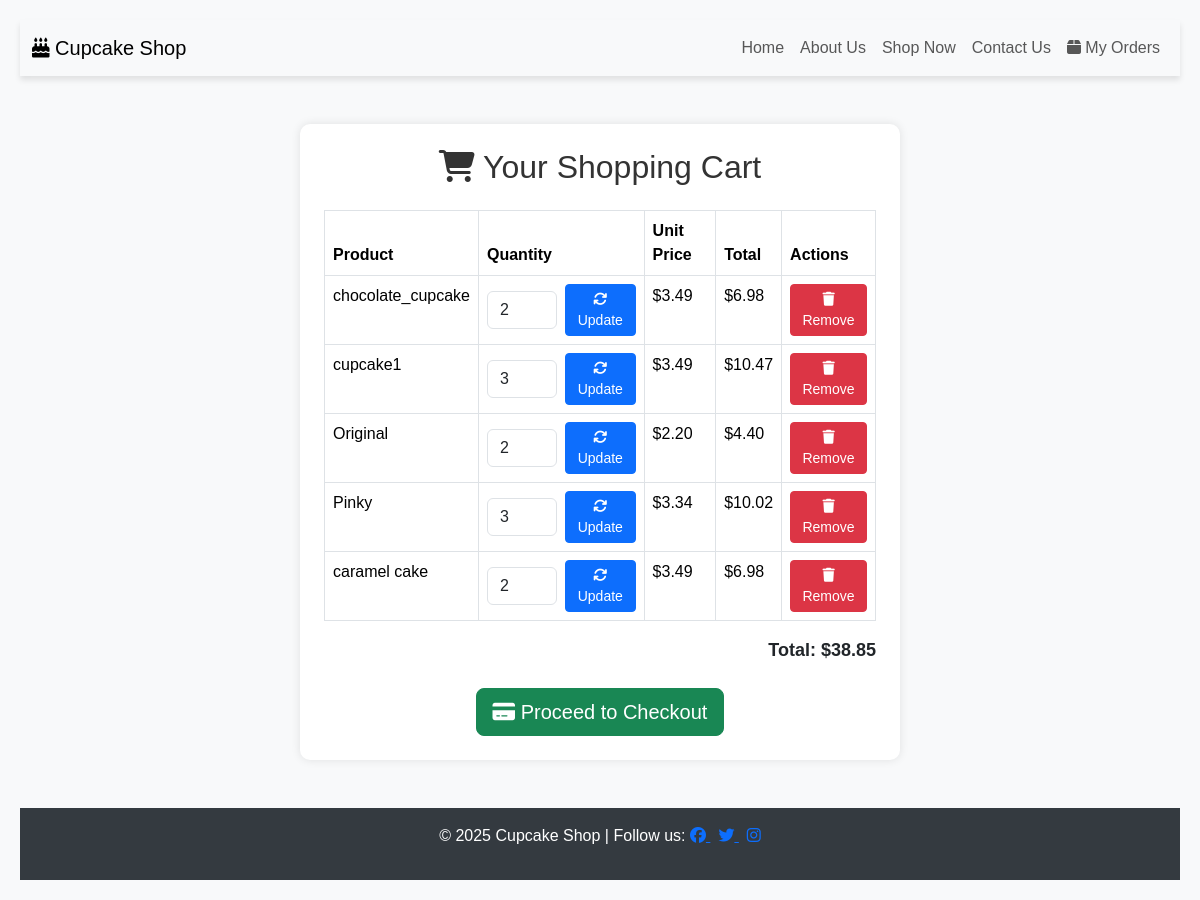
Page /cart/ (signed in) on the earlier database version.
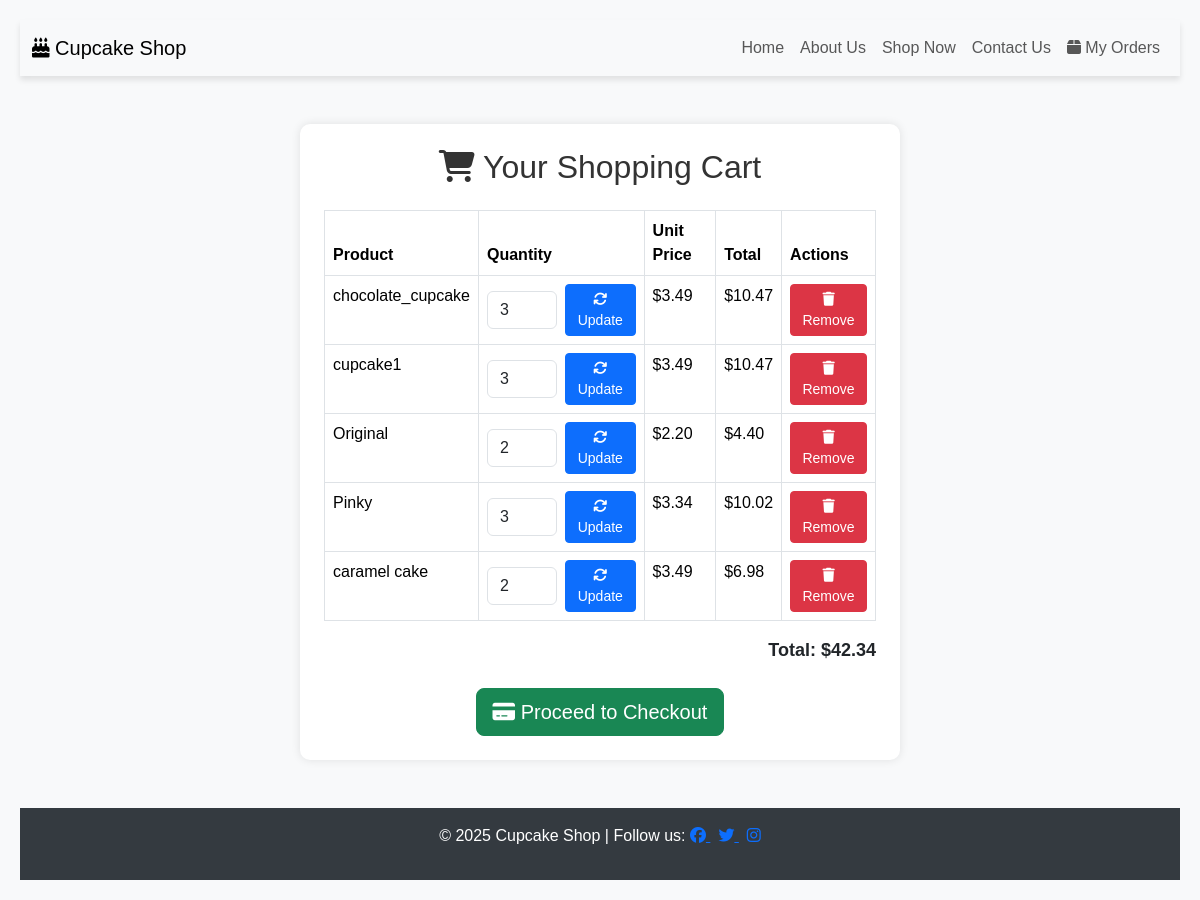
Same page on the later database version.
### shop/models.py (models this page shows, shortened)
class CartItem(models.Model):
    cart = models.ForeignKey(Cart, on_delete=models.CASCADE, related_name="items")
    cupcake = models.ForeignKey('Cupcake', on_delete=models.CASCADE)
    quantity = models.PositiveIntegerField(default=1)
    class Meta:
        unique_together = ('cart', 'cupcake')  # Ensures no duplicate items
    @property
    def total_price(self):
        return self.cupcake.price * self.quantity

class Cupcake(models.Model):
    name = models.CharField(max_length=100)
    description = models.TextField()
    price = models.DecimalField(max_digits=6, decimal_places=2)
    category = models.ForeignKey(
        Category, on_delete=models.CASCADE, related_name="cupcakes"
    )
    image = models.ImageField(upload_to="cupcakes/")
    created_at = models.DateTimeField(auto_now_add=True)

### shop/views.py (the view)
# urls.py: path('cart/', views.view_cart, name='view_cart'),
@login_required
def view_cart(request):
    cart = Cart.objects.filter(user=request.user).first()
    if cart:
        cart_items = CartItem.objects.filter(cart=cart)
        total_price = sum(item.cupcake.price * item.quantity for item in cart_items)
    else:
        cart_items = []
        total_price = 0
    return render(request, 'shop/cart.html', {'cart_items': cart_items, 'total_price': total_price})

### shop/templates/shop/cart.html (shortened to what this page needs)
{% extends "base.html" %}
{% block content %}
<div class="container">
    <div class="cart-container p-4">
        <h2 class="text-center mb-4"><i class="fa-solid fa-shopping-cart"></i> Your Shopping Cart</h2>
        {% if cart_items %}
        <table class="table table-bordered text-center">
            <thead>
                <tr>
                    <th>Product</th>
                    <th>Quantity</th>
                    <th>Unit Price</th>
                    <th>Total</th>
                    <th>Actions</th>
                </tr>
            </thead>
            <tbody>
                {% for item in cart_items %}
                <tr>
                    <td>{{ item.cupcake.name }}</td>
                    <td>
                        <form action="{% url 'update_cart' item.id %}" method="POST" class="d-flex align-items-center">
                            <input type="number" name="quantity" value="{{ item.quantity }}" min="1" class="form-control me-2" style="width: 70px;">
                            <button type="submit" class="btn btn-primary btn-sm">
                                <i class="fa-solid fa-refresh"></i> Update
                            </button>
                        </form>
                    </td>
                    <td>${{ item.cupcake.price|floatformat:2 }}</td>
                    <td>${{ item.total_price|floatformat:2 }}</td>
                    <td>
                        <a href="{% url 'remove_from_cart' item.id %}" class="btn btn-danger btn-sm">
                            <i class="fa-solid fa-trash"></i> Remove
                        </a>
                    </td>
                </tr>
                {% endfor %}
            </tbody>
        </table>
        <div class="total">Total: ${{ total_price|floatformat:2 }}</div>
        <div class="text-center mt-4">
            <a href="{% url 'checkout' %}" class="btn btn-success btn-lg">
                <i class="fa-solid fa-credit-card"></i> Proceed to Checkout
            </a>
        </div>
        {% else %}
        <p class="text-center">Your cart is empty. <a href="{% url 'shop' %}" class="text-primary">Continue shopping</a>.</p>
        {% endif %}
    </div>
</div>
{% endblock %}

Differences in the rows shown:
changed CartItem "chocolate_cupcake": quantity "2" → "3"; total_price "6.98" → "10.47"
Other differences:
{{ total_price|floatformat:2 }}: "38.85" → "42.34"
